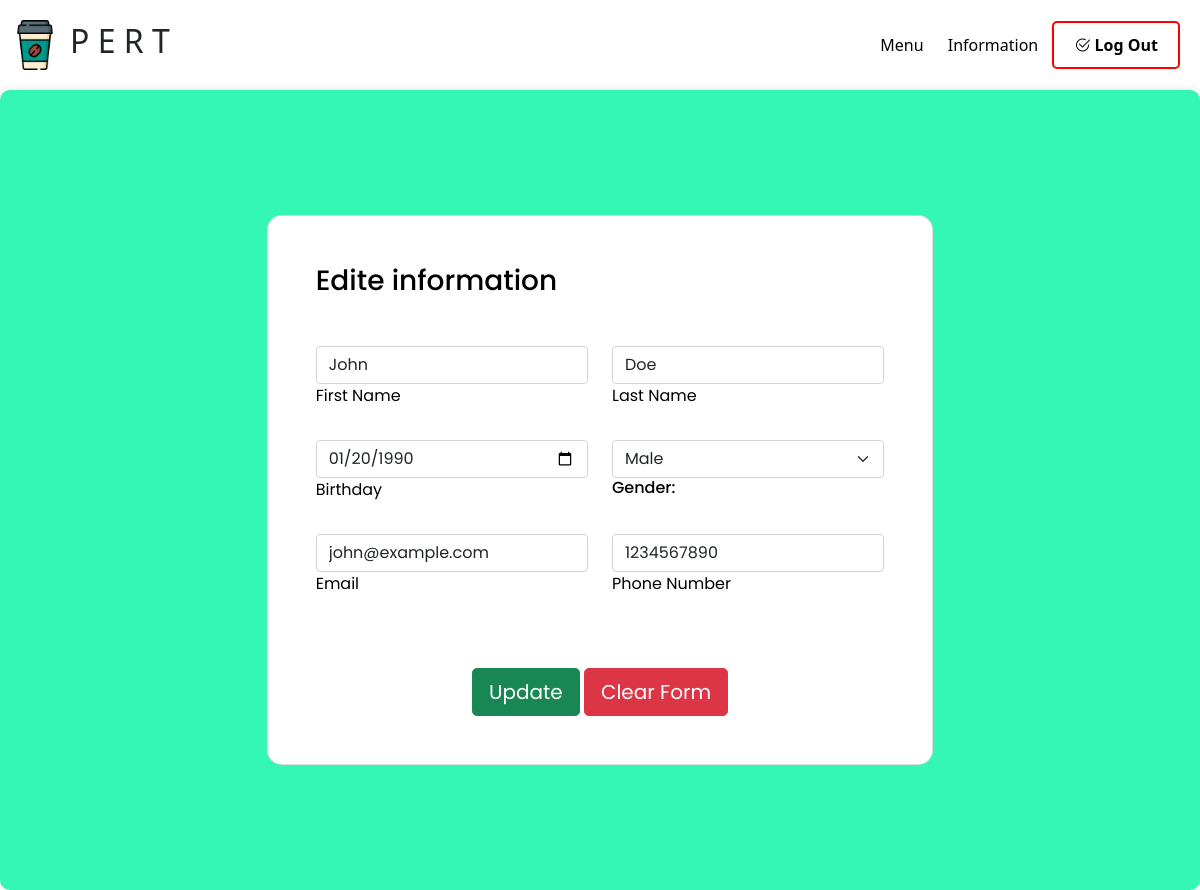
/Userphp/configinfo/Editeinfo.php (signed in), run on the app's committed database.
### tables this page shows
CREATE TABLE `customer` (
  `cus_customerID` int(10) NOT NULL,
  `cus_username` varchar(40) NOT NULL,
  `cus_password` varchar(40) NOT NULL,
  `cus_firstname` varchar(40) NOT NULL,
  `cus_lastname` varchar(40) NOT NULL,
  `cus_phoneNumber` varchar(12) NOT NULL,
  `cus_gender` varchar(255) NOT NULL,
  `cus_birthday` date NOT NULL,
  `cus_email` varchar(255) NOT NULL
);

### Userphp/configinfo/Editeinfo.php (the view, shortened to what this page needs)
<?php
require_once '../../condb/database.php';
if (!isset($_SESSION['cus_login'])) {
    $_SESSION['error'] = 'กรุณาเข้าสู่ระบบ !';
    header('Location:../signin_cs.php');
} else {
    $cus_username = $_SESSION['cus_login'];
    $sql_cus = "SELECT * FROM customer WHERE cus_username = '$cus_username' ";
    $result = mysqli_query($conn, $sql_cus);
    $row = mysqli_fetch_assoc($result);
    $cus_firstname = $row['cus_firstname'];
    $cus_lastname = $row['cus_lastname'];
    $cus_phone_number = $row['cus_phoneNumber'];
    $cus_birthday = $row['cus_birthday'];
    $cus_email = $row['cus_email'];
}
?>
<!DOCTYPE html>
<html lang="en">
<head>
    <link rel="stylesheet" href="../../css/add_styles.css">
    <link rel="stylesheet" href="https://cdn.jsdelivr.net/npm/bootstrap-icons@1.11.3/font/bootstrap-icons.min.css">
    <link href="https://cdn.jsdelivr.net/npm/bootstrap@5.0.2/dist/css/bootstrap.min.css" rel="stylesheet">
    <link rel="stylesheet" href="../../css/infor_styles.css">
</head>
<body>
    <div class="nav">
        <div class="logo-container">
            <a href="#"><img src="../../image/coffee-cup.png" class="logo" /></a>
            <h2>P E R T</h2>
        </div>
        <div class="links">
            <a href="../Userinter.php">Menu</a>
            <a href="../Information.php">Information</a>
            <button id="LogoutBtn"><i class="bi bi-check2-circle"></i> Log Out</button>
        </div>
    </div>
    <section class="vh-100 gradient-custom">
        <div class="container py-15 h-100">
            <div class="row justify-content-center align-items-center h-100">
                <div class="col-12 col-lg-9 col-xl-7">
                    <div class="card shadow-2-strong card-registration" style="border-radius: 15px;">
                        <div class="card-body p-4 p-md-5">
                            <h3 class="mb-4 pb-2 pb-md-0 mb-md-5">Edite information</h3>
                            <form action="../../condb/user_inforupdate.php" method="post">
                                <div class="row">
                                    <div class="col-md-6 mb-4">
                                        <div class="form-outline">
                                            <input type="text" name="firstName" class="form-control" value="<?php echo $cus_firstname ?>">
                                            <label class="form-label" for="firstName">First Name</label>
                                        </div>
                                    </div>
                                    <div class="col-md-6 mb-4">
                                        <div class="form-outline">
                                            <input type="text" name="lastName" class="form-control" value="<?php echo $cus_lastname ?>">
                                            <label class="form-label" for="lastName">Last Name</label>
                                        </div>
                                    </div>
                                </div>
                                <div class="row">
                                    <div class="col-md-6 mb-4 d-flex align-items-center">
                                        <div class="form-outline datepicker w-100">
                                            <input type="date" class="form-control" name="birthdayDate" id="birthdayDate" value="<?php echo $cus_birthday ?>" required>
                                            <label for="birthdayDate" class="form-label">Birthday</label>
                                        </div>
                                    </div>
                                    <div class="col-md-6 mb-4">
                                        <select class="form-select" name="gender" required>
                                            <option value="Male">Male</option>
                                        </select>
                                        <h6 class="mb-2 pb-1">Gender: </h6>
                                    </div>
                                </div>
                                <div class="row">
                                    <div class="col-md-6 mb-4 pb-2">
                                        <div class="form-outline">
                                            <input type="email" name="email" class="form-control" value="<?php echo $cus_email ?>">
                                            <label class="form-label" for="email">Email</label>
                                        </div>
                                    </div>
                                    <div class="col-md-6 mb-4 pb-2">
                                        <div class="form-outline">
                                            <input type="text" class="form-control" name="phoneNumber" pattern="\d{3}-\d{3}-\d{4}" minlength="12" maxlength="12" oninput="formatPhoneNumber(this)" value="<?php echo $cus_phone_number ?>" required>
                                            <label class="form-label" for="phoneNumber">Phone Number</label>
                                        </div>
                                    </div>
                                </div>
                                <div class="mt-4 pt-2 text-center">
                                    <input class="btn btn-success btn-lg" type="submit" value="Update">
                                    <input type="reset" class="btn btn-danger btn-lg" value="Clear Form">
                                </div>
                            </form>
                        </div>
                    </div>
                </div>
            </div>
        </div>
    </section>
</body>
</html>

### css/add_styles.css (style rules this page uses)
body { background-color: #34f6b5; color: black; font-family: Arial, sans-serif; }
.container { max-width: 1200px; margin: 0 auto; }
.nav { background-color: white; display: flex; align-items: center; justify-content: space-between; padding: 20px; }
.nav a { color: black; text-decoration: none; margin: 0 10px; }
.nav button { border: none; background-color: green; color: black; padding: 10px 20px; border-radius: 5px; cursor: pointer; }
.logo-container { display: flex; align-items: center; }
.logo { max-width: 50px; max-height: 50px; }
.links button { border: 2px solid red; background-color: transparent; color: black; padding: 10px 20px; border-radius: 5px; cursor: pointer; font-weight: bold; transition: background-color 0.3s, border-color 0.3s; }

### css/infor_styles.css (style rules this page uses)
.container { background-color: #34f6b5 !important; color: #000; padding: 20px; border-radius: 10px; box-shadow: 0 0 10px rgba(0, 0, 0, 0.1); max-width: 100%; width: 100%; margin-left: auto; margin-right: auto; font-family: 'Poppins', sans-serif; transition: box-shadow 0.3s ease-in-out; }

### data on the page
customer: firstName "John", lastName "Doe", birthdayDate "01/20/1990", email "john@example.com", phoneNumber "1234567890"
